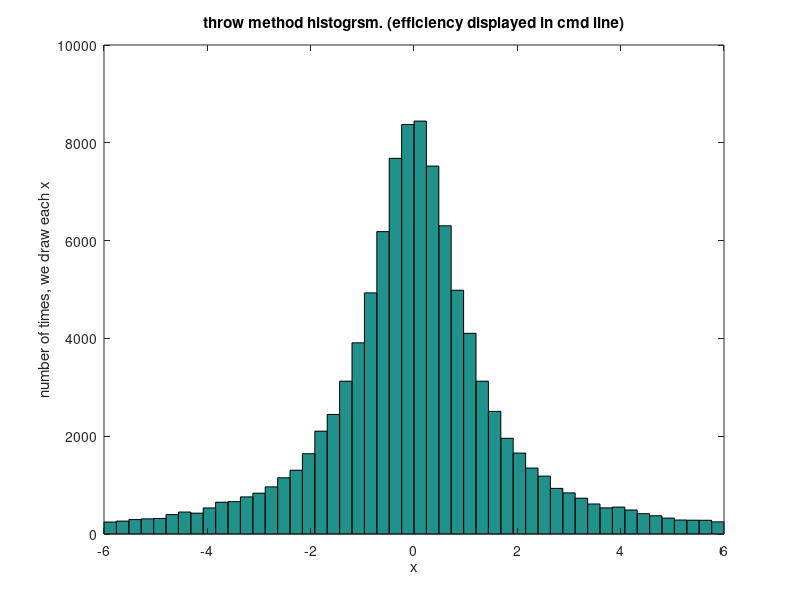
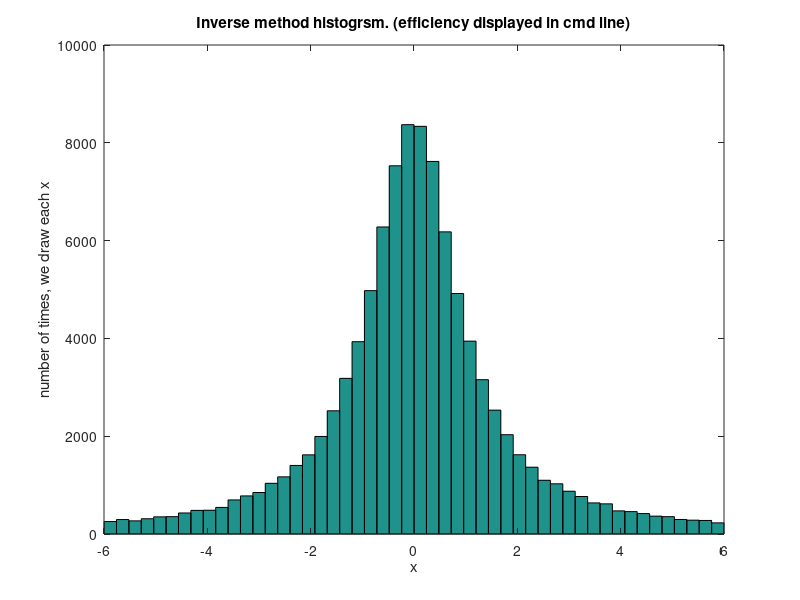

Reproduce these figures in MATLAB, in order. (Note: this script raises an error after producing the figures.)
%question 1: throwing method-

%generating 100000 numbers uniformly ditributed between -6 and 6:
x = random('unif',-6,6,1,100000);
%for each x, generating y (in accordence with the throwing method):
y = random('unif',0,1,1,100000);% it is obvious that the box between 0 and 1 is surrounding the function

fx = 1./(1.+x.^2);

badIndices = find(y>fx);%holds the indices where the condition doesn't hold

Ntotal = 100000;
Nbad = length(badIndices);
Xtemp = 0;
Ytemp = 0;
FXtemp = 0 ;

disp('the program takes up to one minute to finish. please be patient');

while Nbad > 1
    Xtemp = random('unif',-6,6,1,Nbad);
    Ytemp = random('unif',0,1,1,Nbad);
    FXtemp =  1./(1.+Xtemp.^2);
    i = 1;
    while i<Nbad
        x(1,badIndices(1,i)) = Xtemp(1,i);
        y(1,badIndices(1,i)) = Ytemp(1,i);
        i = i + 1;
    end
    fx = 1./(1.+x.^2);
    badIndices = find(y>fx);
    Ntotal = Ntotal + Nbad;
    Nbad = length(badIndices);
end

efficiency = 100000/Ntotal;
figure(1);
hist(x,50);
title('throw method histogrsm. (efficiency displayed in cmd line)');
xlabel('x');
ylabel('number of times, we draw each x');
disp('efficiency for the throwing method:');
disp(efficiency);

%the inverse method:

%after doing some calculations on paper, i got C1 and C2:
C1 = 0.355707;
C2 = 0.5;
u = random('unif',0,1,1,100000);
xInverse = tan((u-C2)./C1);
figure(2);
hist(xInverse,50);
title('Inverse method histogrsm. (efficiency displayed in cmd line)');
xlabel('x');
ylabel('number of times, we draw each x');
disp('efficiency for the Inverse method:');
disp(1);

%Question 2, the combined method:

uCombined = random('unif',0,1,1,100000);
xCombined = tan((u-C2)./C1);
fxCover = 1./(1.+xCombined.^2);%the function that 'covers' the ditribution function
yCombined = random('unif',0,fxCover,1,100000);
fxCombined = ((cos(xCombined)).^2)./(1.+xCombined.^2);
badCombined = find(yCombined>fxCombined);

NtotalCombined = 100000;
Nbad = length(badCombined);
Xtemp = 0;
Ytemp = 0;
FXtemp = 0 ;

while Nbad > 1
    Utemp = random('unif',0,1,1,Nbad);
    Xtemp = tan((u-C2)./C1);
    FXtemp =  ((cos(xCombined)).^2)./(1.+xCombined.^2);
    j = 1;
    Ytemp = zeros(Nbad);
    while j<length(Nbad)
    Ytemp(1,j) = random('unif',0,FXtemp);
    j = j + 1;
    end
    i = 1;
    while i<Nbad
        xCombined(1,badCombined(1,i)) = Xtemp(1,i);
        yCombined(1,badCombined(1,i)) = Ytemp(1,i);
        i = i + 1;
    end
    fxCombined = ((cos(xCombined)).^2)./(1.+xCombined.^2);
    badCombined = find(yCombined>fxCombined);
    Ntotal = Ntotal + Nbad;
    Nbad = length(badCombined);
end

efficiency = 100000/Ntotal;
figure(3);
hist(xCombined,50);
title('combined method histogrsm. (efficiency displayed in cmd line)');
xlabel('x');
ylabel('number of times, we draw each x');
disp('efficiency for the combined method:');
disp(efficiency);


%%%%%%%%%%%%%%%%%%%%%%%%%%%%%%%%%%%%%%%%%%%%%%%%%%%%%%%%%%%

xSpace = linspace(-6,6);
fSpace = 12000.*(((cos(xSpace)).^2)./(1.+xSpace.^2));
fCoverSpace = 12000.*(1./(1.+xSpace.^2));
hold on;
plot(xSpace,fSpace,'r');
hold on;
plot(xSpace,fCoverSpace,'g');